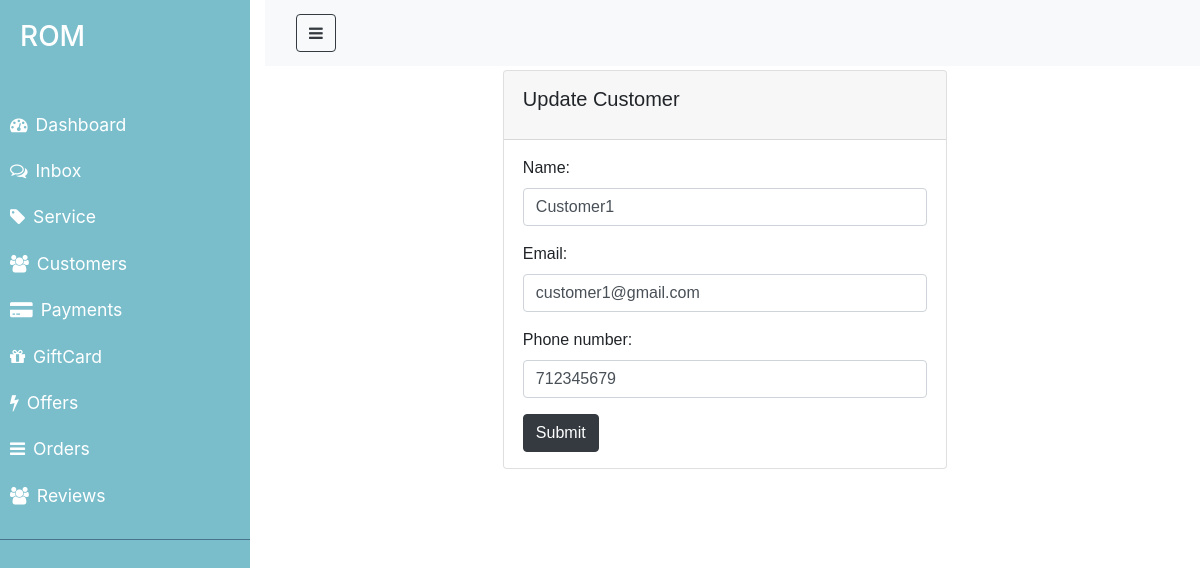
/update_customer/1/, run on the app's committed database.
### ROM/models.py (models this page shows, shortened)
class Customer(models.Model):
    name=models.CharField(max_length=100, null=False, blank=False)
    email=models.CharField(max_length=100, null=False, blank=False)
    phone_number=models.IntegerField(null= True, blank= True)
    created_at=models.DateTimeField(auto_now_add=True)

### ROM/views.py (the view)
# urls.py: path('update_customer/<pk>/', views.updateCustomer, name="update_customer"),
def updateCustomer(request, pk):
   customer = Customer.objects.get(id=pk)
   form=CustomerForm(instance=customer)
   if request.method == 'POST':
      form=CustomerForm(request.POST, instance=customer)
      if form.is_valid():
         form.save()
         return redirect('/customer')
   context= {'form':form}
   return render(request, 'ROM/admin/customer_form.html', context)

### ROM/forms.py
class CustomerForm(ModelForm):
    class Meta:
        model= Customer
        fields= '__all__'

### ROM/templates/ROM/admin/customer_form.html (shortened to what this page needs)
{% extends 'ROM/admin/layouts/admin_master.html' %}
{% load static %}
{% load widget_tweaks %}
{% block content %}
<div class="container">
    <div class="row justify justify-content-center my-5">
        <div class="col-lg-8">
            <div class="card">
                <div class="card-header">
                    <h5 class="card-title">Update Customer</h5>
                </div>
                <div class="card-body">
                    <form action="{% url 'update_customer' 1 %}" method="POST" enctype="multipart/form-data">
                        {% for field in form.visible_fields %}
                        <div class="form-group">
                            {{field.label_tag}}
                            {% render_field field class="form-control" %}
                        </div>
                        {% endfor %}
                        <button type="submit" class="btn btn-dark">Submit</button>
                    </form>
                </div>
            </div>
        </div>
    </div>
</div>
{% endblock %}

### ROM/static/css/admin.css (style rules this page uses)
* { padding: 0; margin: 0; box-sizing: border-box; }
.container { max-width: 80%; margin: 0 auto; font-family: sans-serif; }
body { background: color #ebeff5;; }
*, *::before, *::after { margin: 0; padding: 0; box-shadow: border-box; }
.card > * { padding: 1rem 1.2rem; }

### data on the page
Customer: name "Customer1" "customer1@gmail.com" "712345679"

### other printed values
{{ field.label_tag }} "Name:" "Email:" "Phone number:"
